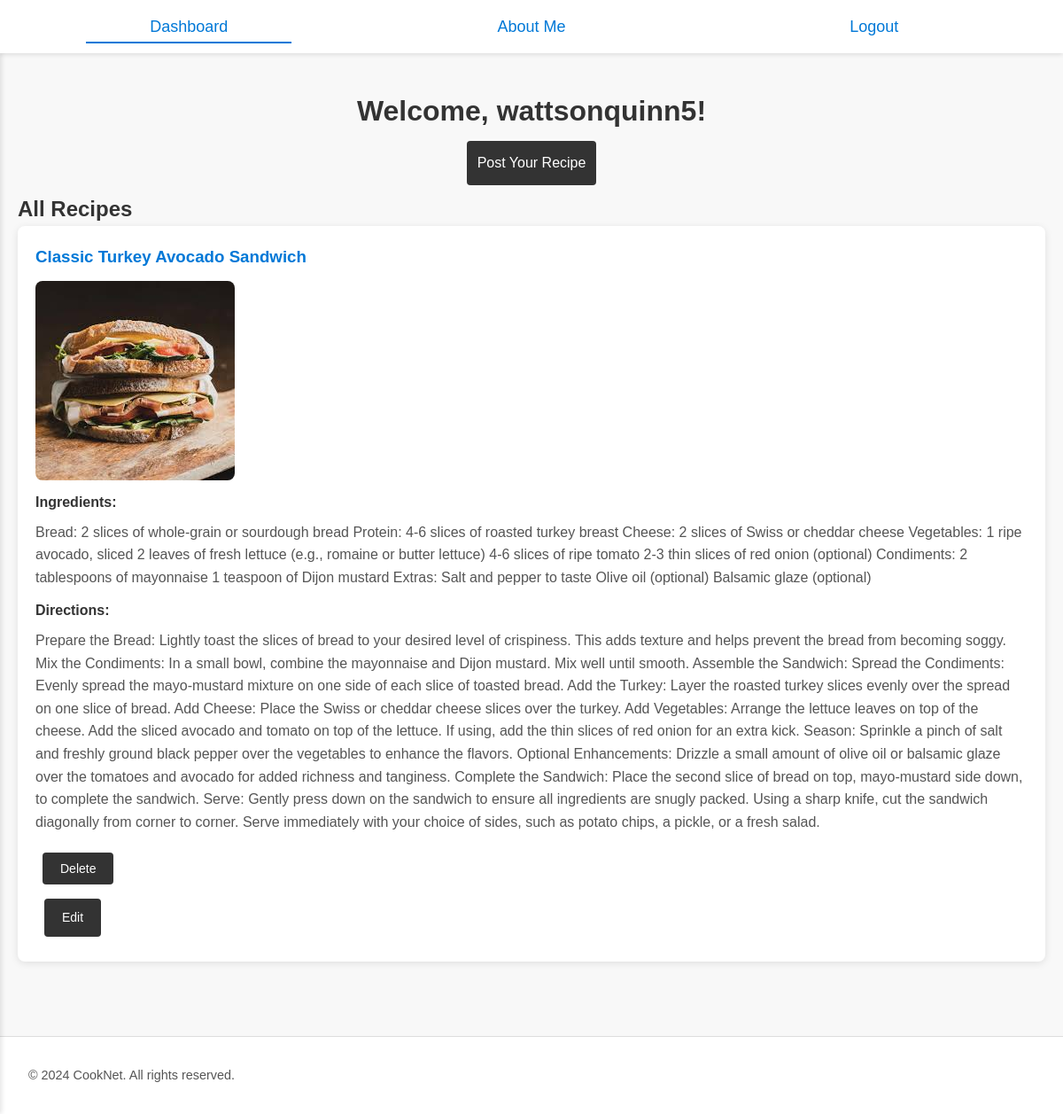
The app's page /dashboard (signed in) with its own data.
### tables this page shows
CREATE TABLE users (
                        id INTEGER PRIMARY KEY AUTOINCREMENT,
                        username TEXT UNIQUE NOT NULL,
                        email TEXT UNIQUE NOT NULL,
                        password TEXT NOT NULL
                      );

CREATE TABLE recipes (
                        id INTEGER PRIMARY KEY AUTOINCREMENT,
                        user_id INTEGER NOT NULL,
                        title TEXT NOT NULL,
                        ingredients TEXT NOT NULL, -- Ensure this line exists
                        directions TEXT NOT NULL,
                        image TEXT,
                        FOREIGN KEY (user_id) REFERENCES users (id)
                      );

### app.py (the view)
@app.route('/dashboard')
def dashboard():
    if 'user_id' not in session:
        return redirect(url_for('login'))
    db = get_db()
    recipes = db.execute('''SELECT recipes.*, users.username
                             FROM recipes
                             JOIN users ON recipes.user_id = users.id
                             ORDER BY recipes.id DESC''').fetchall()
    return render_template('dashboard.html', recipes=recipes, username=session['username'])

### app.py (called while the page is built)
def get_db():
    if 'db' not in g:
        g.db = sqlite3.connect(DATABASE)
        g.db.row_factory = sqlite3.Row
    return g.db

### templates/dashboard.html (shortened to what this page needs)
<!DOCTYPE html>
<html lang="en">
<head>
    <link rel="stylesheet" href="{{ url_for('static', filename='style.css') }}">
</head>
<body>
    <div class="top-menu">
        <div class="top-menu-content">
            <a href="{{ url_for('dashboard') }}" class="menu-center active">Dashboard</a>
            <a href="{{ url_for('aboutme') }}" class="menu-center">About Me</a>
            <a href="{{ url_for('logout') }}" class="menu-center">Logout</a>
        </div>
    </div>
    <div class="main-content">
        <h1 class="center">Welcome, {{ username }}!</h1>
        <div class="post-recipe-button center">
            <a href="{{ url_for('post_recipe') }}" class="button">Post Your Recipe</a>
        </div>
        <div class="all-recipes">
            <h2>All Recipes</h2>
            {% for recipe in recipes %}
            <div class="recipe-card">
                <h3>{{ recipe['title'] }}</h3>
                {% if recipe['image'] %}
                <img src="{{ url_for('static', filename=recipe['image'].split('static/')[-1]) }}" alt="Recipe Image" class="recipe-image">
                {% endif %}
                <h4>Ingredients:</h4>
                <p>{{ recipe['ingredients'] }}</p>
                <h4>Directions:</h4>
                <p>{{ recipe['directions'] }}</p>
                <div class="recipe-actions">
                    {% if recipe['user_id'] == session['user_id'] %}
                        <form method="POST" action="{{ url_for('delete_recipe', recipe_id=recipe['id']) }}" onsubmit="return confirm('Are you sure you want to delete this recipe?');">
                            <button type="submit" class="button button-delete">Delete</button>
                        </form>
                        <a href="{{ url_for('edit_recipe', recipe_id=recipe['id']) }}" class="button button-edit">Edit</a>
                    {% endif %}
                </div>
            </div>
            {% else %}
            <p class="center">No recipes found. Be the first to <a href="{{ url_for('post_recipe') }}">post a recipe</a>!</p>
            {% endfor %}
        </div>
    </div>
    <footer class="footer">
        <p class="center">&copy; 2024 CookNet. All rights reserved.</p>
    </footer>
</body>
</html>

### static/style.css (style rules this page uses)
* { margin: 0; padding: 0; box-sizing: border-box; }
body, h1, h2, h3, h4, h5, h6, p, ul, li, a { font-family: "Karma", sans-serif; color: #333; }
body { background-color: #f8f8f8; line-height: 1.6; color: #333; }
img { max-width: 100%; height: auto; border: none; vertical-align: middle; }
a { color: #0078D7; text-decoration: none; transition: color 0.3s ease; }
.center { text-align: center; }
.top-menu { position: fixed; top: 0; width: 100%; background-color: #fff; z-index: 1000; box-shadow: 0 2px 5px rgba(0,0,0,0.1); }
.top-menu-content { max-width: 1200px; margin: auto; display: flex; align-items: center; justify-content: space-around; padding: 0 20px; height: 60px; }
.menu-center { flex: 1; text-align: center; font-size: 18px; padding: 0 10px; position: relative; }
.menu-center.active::after { content: ''; position: absolute; bottom: -5px; left: 50%; transform: translateX(-50%); width: 60%; height: 2px; background-color: #0078D7; }
.main-content { margin-top: 80px; padding: 20px; max-width: 1200px; margin-left: auto; margin-right: auto; }
.recipe-card { background-color: #fff; padding: 20px; margin-bottom: 24px; border-radius: 8px; box-shadow: 0 2px 8px rgba(0,0,0,0.1); }
.recipe-card h3 { margin-bottom: 12px; color: #0078D7; }
.recipe-card img.recipe-image { max-width: 100%; height: auto; border-radius: 8px; margin-bottom: 12px; }
.recipe-card h4 { margin-bottom: 8px; color: #333; }
.recipe-card p { margin-bottom: 12px; color: #555; }
.footer { background-color: #fff; padding: 32px; margin-top: 40px; border-top: 1px solid #ddd; display: flex; flex-wrap: wrap; justify-content: space-between; }
.footer p { font-size: 0.9rem; color: #555; }
.button { background-color: #333; color: #fff; padding: 12px; border: none; border-radius: 4px; cursor: pointer; font-size: 16px; transition: background-color 0.3s ease; display: inline-block; margin: 8px; text-align: center; }
.button-delete { background-color: #333; color: #fff; padding: 10px 20px; border: none; border-radius: 4px; cursor: pointer; font-size: 14px; transition: background-color 0.3s ease; margin-top: 10px; }
.recipe-actions { margin-top: 10px; }
.button-edit { background-color: #333; color: #fff; padding: 10px 20px; border: none; border-radius: 4px; cursor: pointer; font-size: 14px; transition: background-color 0.3s ease; margin-left: 10px; text-decoration: none; }

### records on screen
users: username "wattsonquinn5"
recipes: title "Classic Turkey Avocado Sandwich", image (picture), ingredients "Bread: 2 slices of whole-grain or sourdough bread Protein: 4-6 slices of roasted turkey breast Cheese: 2 slices of Swiss or cheddar cheese Vegetables: 1 ripe avocado, sliced 2 leaves of fresh lettuce (e.g., romaine or butter lettuce) 4-6 slices of ripe tomato 2-3 thin slices of red onion (optional) Condiments: 2 tablespoons of mayonnaise 1 teaspoon of Dijon mustard Extras: Salt and pepper to taste Olive oil (optional) Balsamic glaze (optional)", directions "Prepare the Bread: Lightly toast the slices of bread to your desired level of crispiness. This adds texture and helps prevent the bread from becoming soggy. Mix the Condiments: In a small bowl, combine the mayonnaise and Dijon mustard. Mix well until smooth. Assemble the Sandwich: Spread the Condiments: Evenly spread the mayo-mustard mixture on one side of each slice of toasted bread. Add the Turkey: Layer the roasted turkey slices evenly over the spread on one slice of bread. Add Cheese: Place the Swiss or cheddar cheese slices over the turkey. Add Vegetables: Arrange the lettuce leaves on top of the cheese. Add the sliced avocado and tomato on top of the lettuce. If using, add the thin…"
